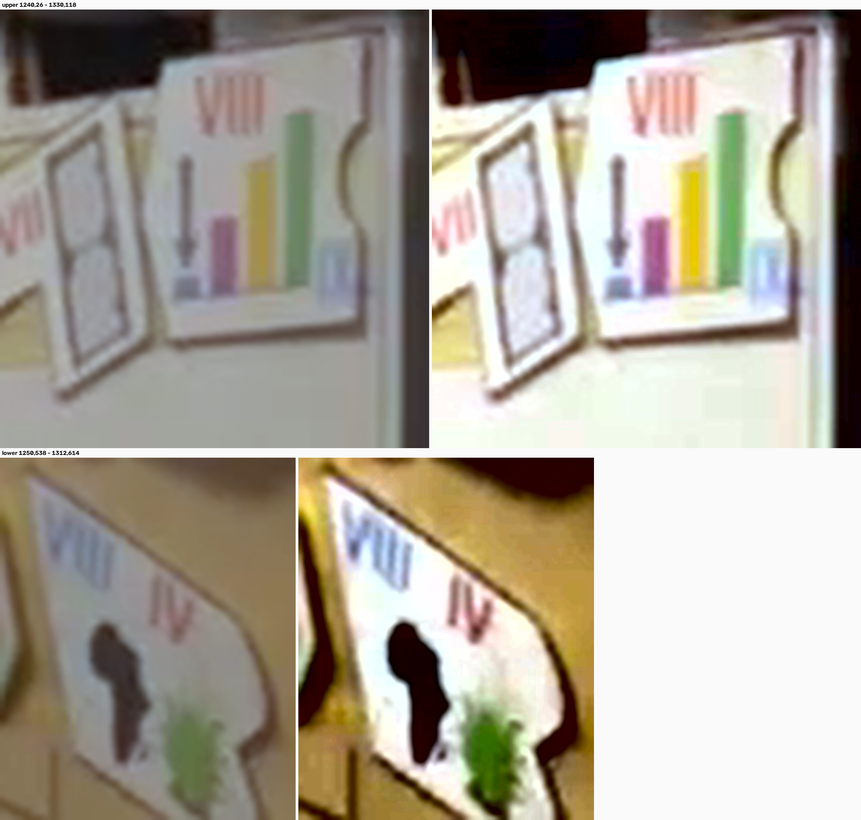
#> input picture tools/pieces/ANGLE2_CARDS.png, 861 x 820 px, shrunk from 2528 x 2408 before the run
$ python outlines.py ANGLE2_CARDS.png AXCHK2.png
#> lines starting #> are read from the running program, lines starting #| are printed output that depends on the picture; after the words box and inside, x2 and y2 are one past the last pixel; in counts of white or black regions, pixels touching at a corner belong together
#!/usr/bin/env python3
"""Trace the white piece outlines in a fused image and draw them, so the tab
shapes on each edge can be catalogued."""
import sys, cv2, numpy as np
im=cv2.imread(sys.argv[1]); out=sys.argv[2]
#> further down, im is the input picture: shape (820, 861, 3); mean B, G, R 151, 163.3, 169.9
lab=cv2.cvtColor(im,cv2.COLOR_BGR2LAB)
#> lab: shape (820, 861, 3); mean of channels 0, 1, 2 169.2, 128.9, 135.4
L=lab[:,:,0].astype(np.int16); B=lab[:,:,2].astype(np.int16)-128
#> after `L = lab[:, :, 0].astype(np.int16)`:
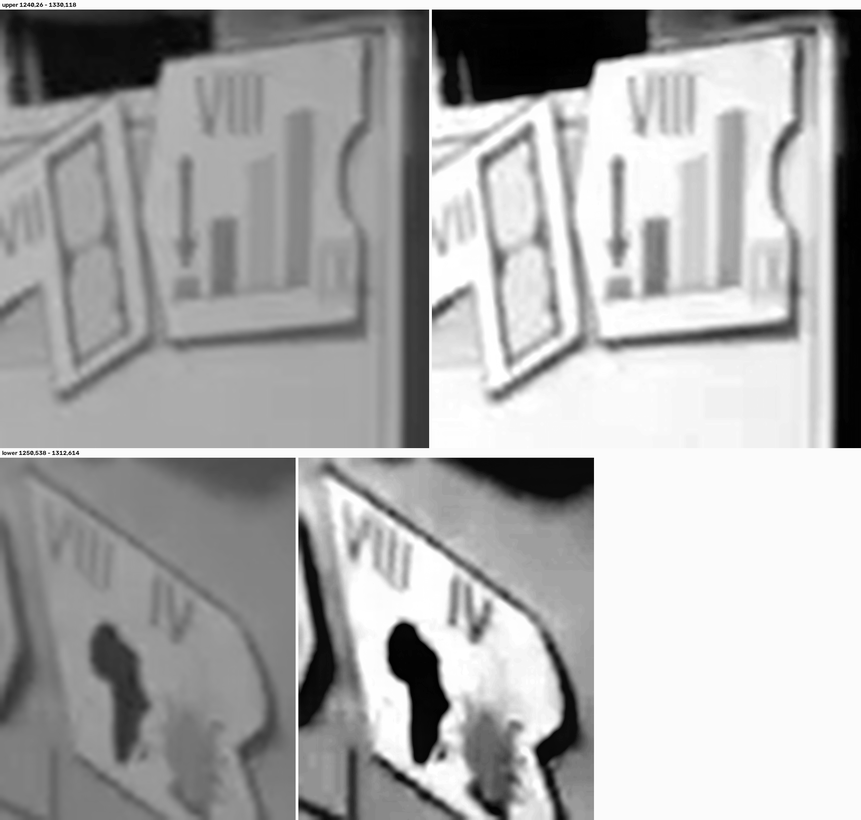
#> L: shape (820, 861) int16; min 0, max 255, mean 169.2
#> after `B = lab[:, :, 2].astype(np.int16) - 128`:
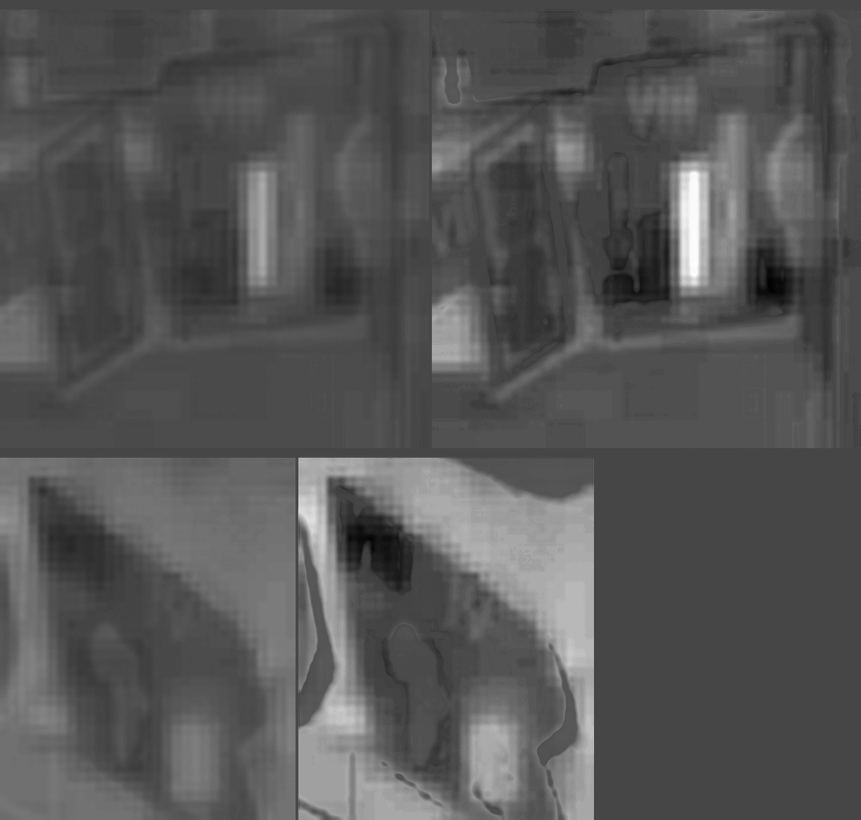
#> B: shape (820, 861) int16; min -32, max 84, mean 7.4; drawn with min black and max white
m=((B<14)&(L>128)).astype(np.uint8)
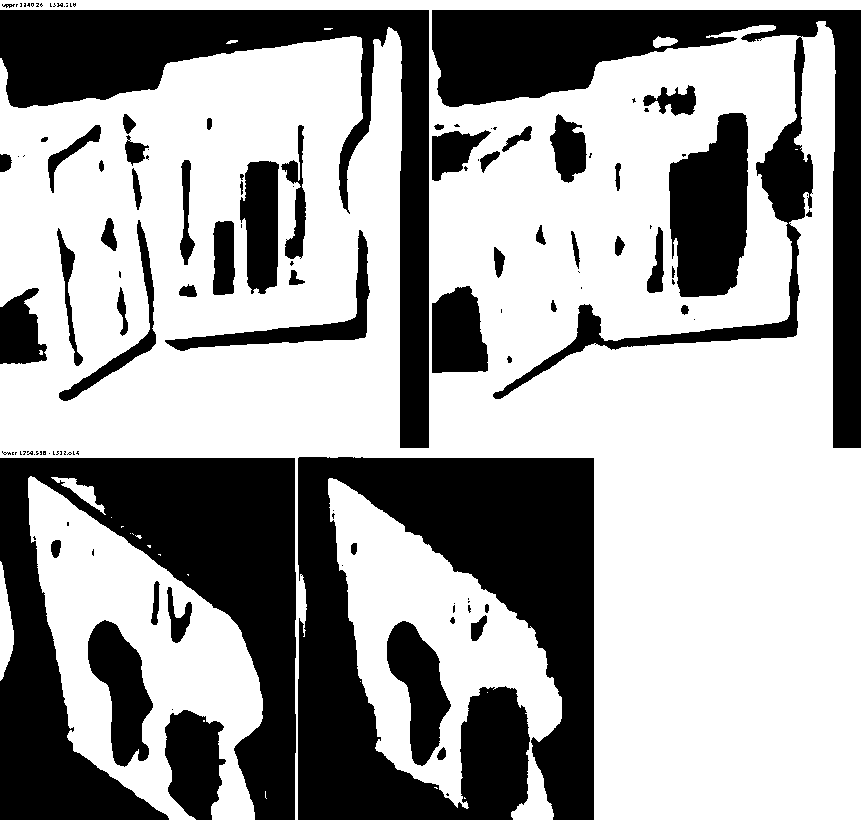
#> m: shape (820, 861); values 0 (black) and 1 (white), 62.5% white; 128 black regions (72 under 20 px), largest, box (x1, y1, x2, y2) and area: (298, 457, 594, 820) 69378, (0, 458, 296, 820) 57573, (432, 10, 861, 448) 42541
m=cv2.morphologyEx(m,cv2.MORPH_CLOSE,np.ones((7,7),np.uint8))
#> m: shape (820, 861); values 0 (black) and 1 (white), 63.6% white; 52 black regions, largest, box (x1, y1, x2, y2) and area: (298, 457, 594, 820) 69060, (0, 458, 296, 820) 57444, (0, 10, 429, 448) 37110
m=cv2.morphologyEx(m,cv2.MORPH_OPEN,np.ones((5,5),np.uint8))
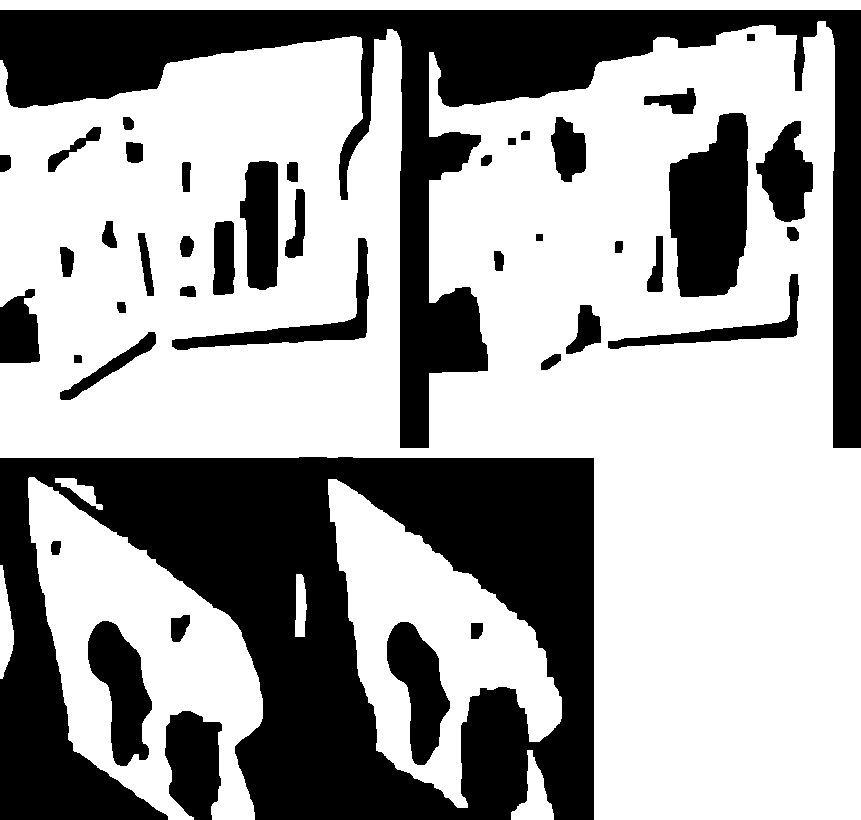
#> m: shape (820, 861); values 0 (black) and 1 (white), 63.3% white; 43 black regions, largest, box (x1, y1, x2, y2) and area: (0, 457, 594, 820) 127552, (0, 10, 861, 448) 76963, (669, 113, 748, 297) 11216
n,lb,st,ce=cv2.connectedComponentsWithStats(m,8)
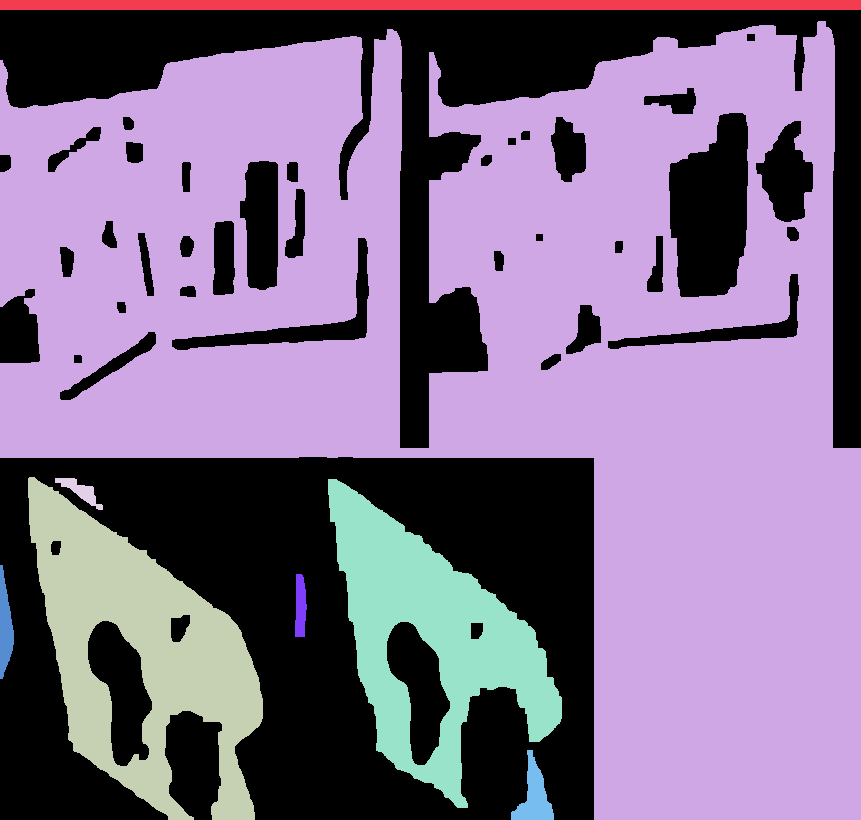
#> lb: shape (820, 861) int32; 9 distinct labels, from 0 to 8; one colour per label, 0 black
#> n = 9; st = [[0, 10, 861, 810, 258956], [0, 0, 861, 10, 8610], [0, 21, 861, 799, 366623], [28, 477, 235, 343, 37199], [55, 478, 48, 32, 534], [328, 479, 234, 329, 31082], [0, 565, 14, 114, 1015], [295, 574, 12, 63, 609], [511, 750, 43, 70, 1392]]; ce = [[376.7, 423.8], [430, 4.5], [498.4, 362.6], [141.1, 652], [80.1, 490.5], [431.1, 636.7], [4.69, 626.2], [300.1, 606.2], [533.8, 795.8]]
vis=im.copy()
for k in range(1,n):
    if st[k,4] < 0.01*m.size: continue
    cnts,_=cv2.findContours((lb==k).astype(np.uint8),cv2.RETR_EXTERNAL,cv2.CHAIN_APPROX_NONE)
    c=max(cnts,key=cv2.contourArea)
    eps=0.004*cv2.arcLength(c,True)
    ap=cv2.approxPolyDP(c,eps,True)
    cv2.drawContours(vis,[c],-1,(0,0,255),2)
    cv2.drawContours(vis,[ap],-1,(0,200,0),2)
    for p in ap.reshape(-1,2):
        cv2.circle(vis,tuple(p),5,(255,0,0),-1)
    print(f'blob {k}: area {st[k,4]}, contour pts {len(c)}, corners {len(ap)}')
#> this loop made 8 passes
#> eps on passes 2, 3, 5: 20.59, 5.17, 4.41
#> (printed output is left out)
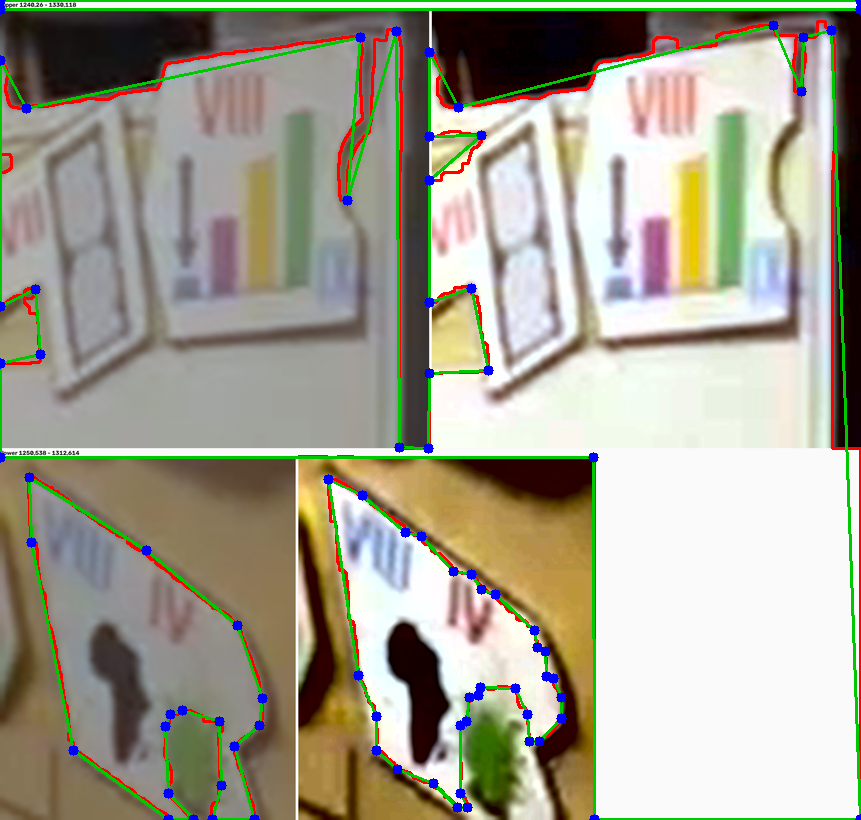
#> vis: shape (820, 861, 3); 5.48% of pixels changed, all inside (x1, y1, x2, y2) = (0, 0, 861, 820)
cv2.imwrite(out,vis); print('wrote',out)
#| wrote AXCHK2.png

$ run again, on tools/pieces/B6.png
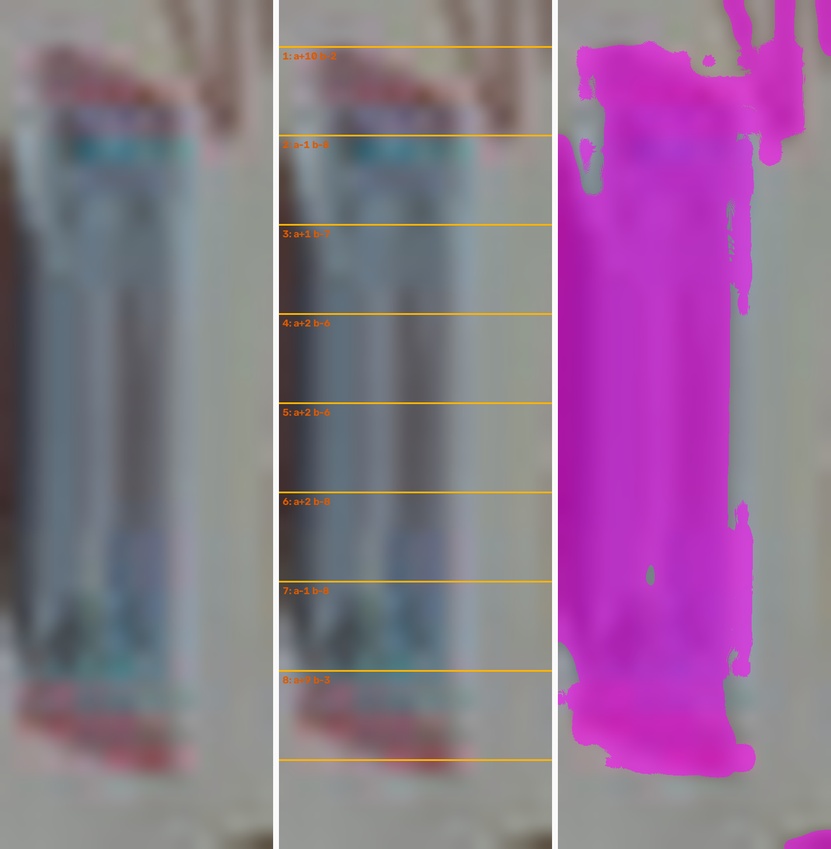
#> input picture tools/pieces/B6.png, 831 x 849 px, shrunk from 1424 x 1456 before the run
#> im is the input picture: shape (849, 831, 3); mean B, G, R 142.5, 114.5, 140.6
#> lab: shape (849, 831, 3); mean of channels 0, 1, 2 135.3, 141.7, 118.8
#> `n,lb,st,ce=cv2.connectedComponentsWithStats(m,8)`:
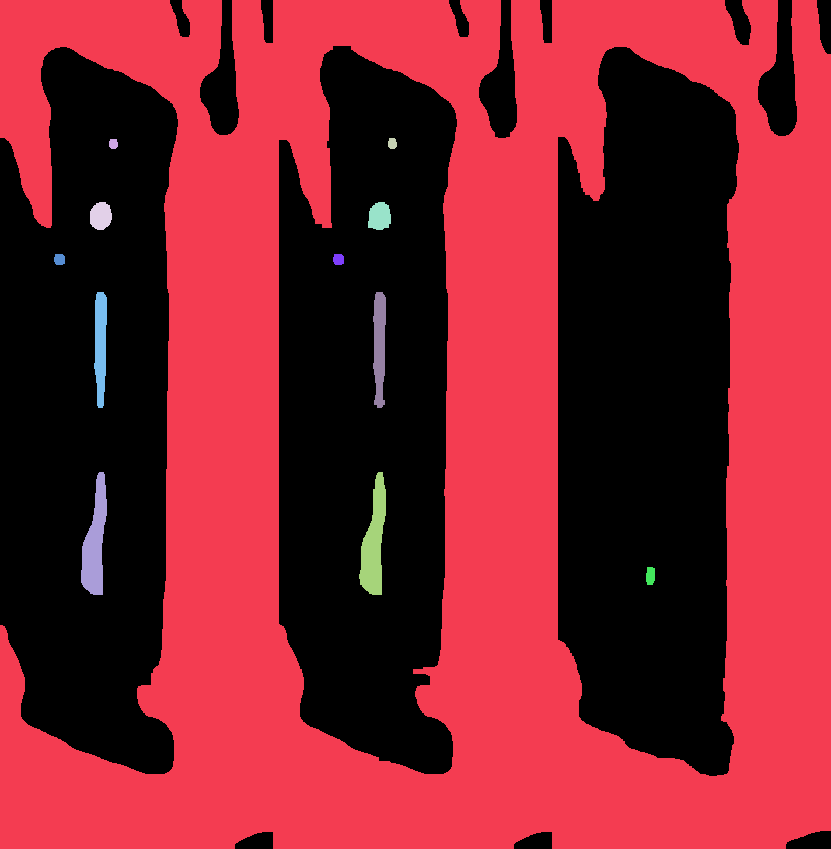
#> lb: shape (849, 831) int32; 13 distinct labels, from 0 to 12; one colour per label, 0 black
#> n = 13; st = 13 rows, first 6: [0, 0, 831, 849, 326056], [0, 0, 831, 849, 371665], [109, 139, 9, 10, 79], [388, 138, 9, 11, 85], [90, 202, 22, 28, 497], [368, 202, 23, 28, 526]; ce = 13 rows, first 8: [380.5, 403.1], [448.8, 442.3], [112.9, 143.4], [391.9, 143], [100.3, 215.6], [379.2, 216.1], [59.1, 259], [338.1, 259]
#> the loop `for k in range(1,n):` made 12 passes
#> eps on pass 1: 22.67
#> (printed output is left out)
#> after the loop `for k in range(1,n):`:
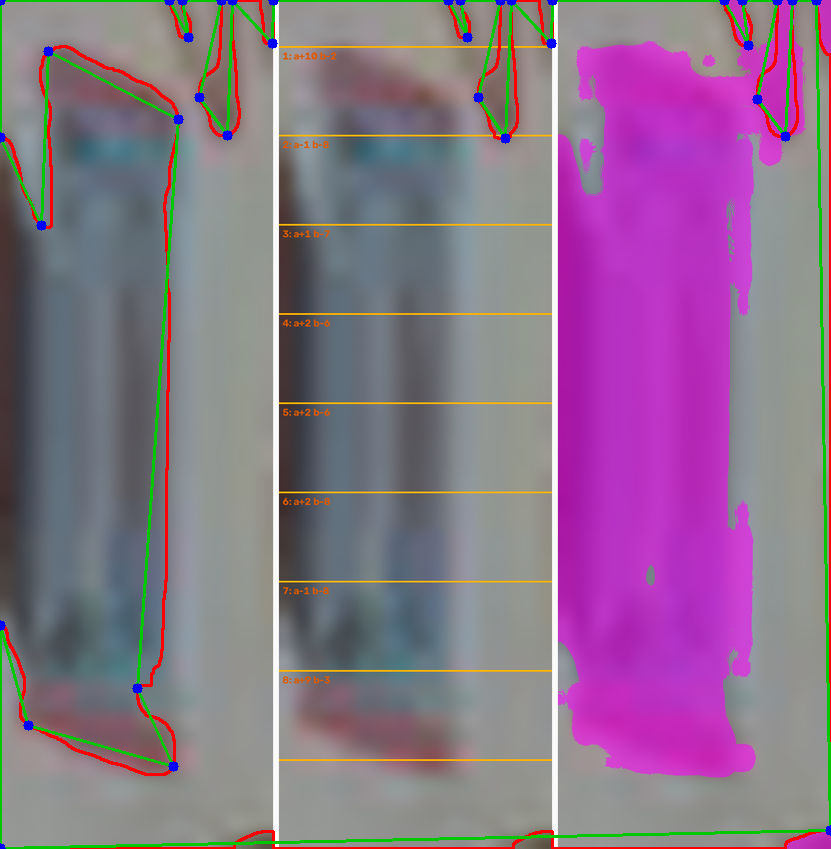
#> vis: shape (849, 831, 3); 3.72% of pixels changed, all inside (x1, y1, x2, y2) = (0, 0, 831, 849)
#| wrote B6.png

$ run again, on tools/pieces/C14.png
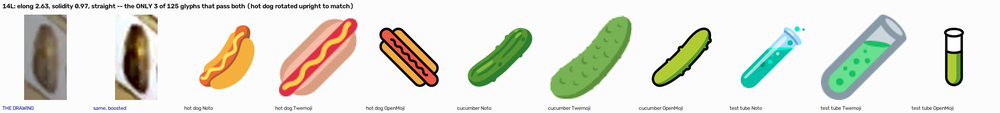
#> input picture tools/pieces/C14.png, 1000 x 113 px, shrunk from 2530 x 286 before the run
#> im is the input picture: shape (113, 1000, 3); mean B, G, R 214, 224.8, 224.2
#> lab: shape (113, 1000, 3); mean of channels 0, 1, 2 227.5, 126.8, 133.9
#> `m=cv2.morphologyEx(m,cv2.MORPH_OPEN,np.ones((5,5),np.uint8))`:
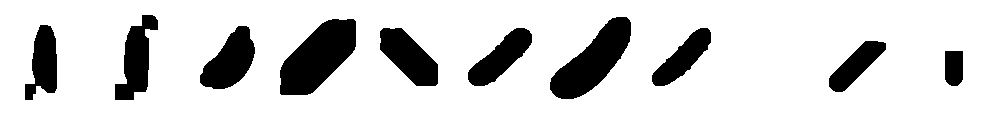
#> m: shape (113, 1000); values 0 (black) and 1 (white), 82.8% white; 10 black regions, largest, box (x1, y1, x2, y2) and area: (280, 19, 356, 95) 3609, (550, 17, 631, 99) 3210, (200, 26, 255, 89) 2065
#> n = 2; st = [[25, 15, 938, 85, 19484], [0, 0, 1000, 113, 93516]]; ce = [[423.3, 59.55], [515.4, 55.26]]
#> the loop `for k in range(1,n):` made 1 pass
#> (eps, ap) on pass 1: (8.89, [[0, 0], [0, 112], [999, 112], [999, 0]])
#> (printed output is left out)
#> after the loop `for k in range(1,n):`:
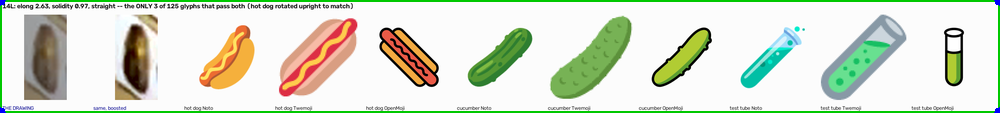
#> vis: shape (113, 1000, 3); 3.95% of pixels changed, all inside (x1, y1, x2, y2) = (0, 0, 1000, 113)
#| wrote C14.png

$ run again, on tools/pieces/C6_806b.png
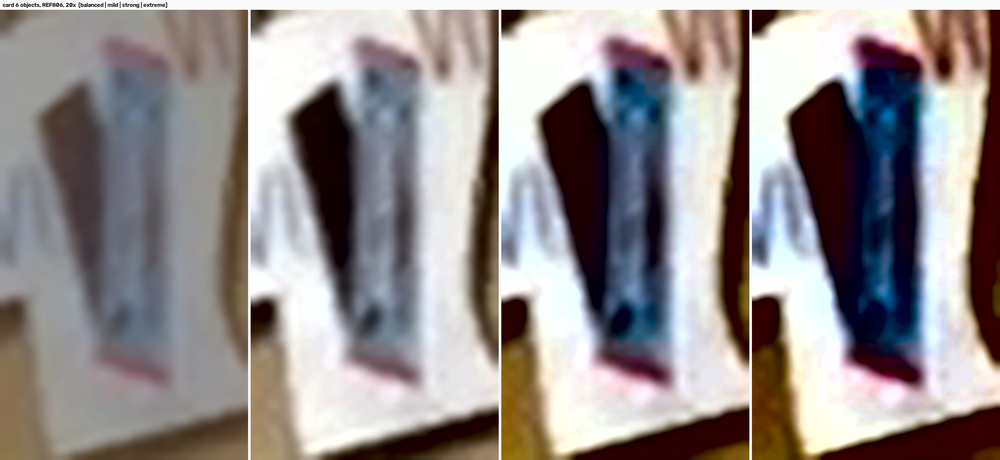
#> input picture tools/pieces/C6_806b.png, 1000 x 460 px, shrunk from 3064 x 1410 before the run
#> im is the input picture: shape (460, 1000, 3); mean B, G, R 140.7, 140.6, 147.2
#> lab: shape (460, 1000, 3); mean of channels 0, 1, 2 147.1, 131.6, 129
#> `n,lb,st,ce=cv2.connectedComponentsWithStats(m,8)`:
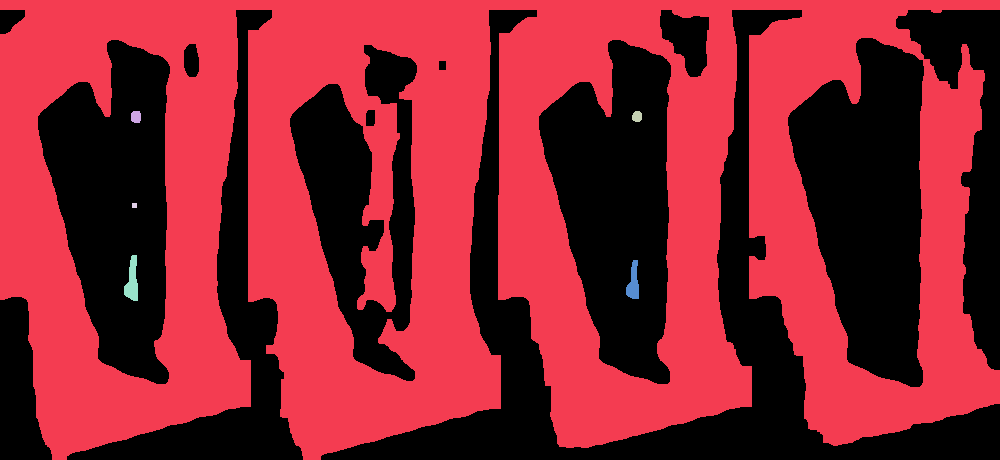
#> lb: shape (460, 1000) int32; 7 distinct labels, from 0 to 6; one colour per label, 0 black
#> n = 7; st = [[0, 10, 1000, 450, 199965], [0, 0, 1000, 460, 259071], [131, 111, 10, 12, 109], [632, 111, 10, 11, 93], [132, 203, 5, 5, 25], [124, 255, 14, 46, 411], [626, 260, 13, 39, 326]]; ce = [[538.9, 247.5], [469.6, 215.6], [135.6, 116.4], [636.7, 116.1], [134, 205], [131.8, 280.6], [633.1, 282.3]]
#> the loop `for k in range(1,n):` made 6 passes
#> eps on pass 1: 24.72
#> (printed output is left out)
#> after the loop `for k in range(1,n):`:
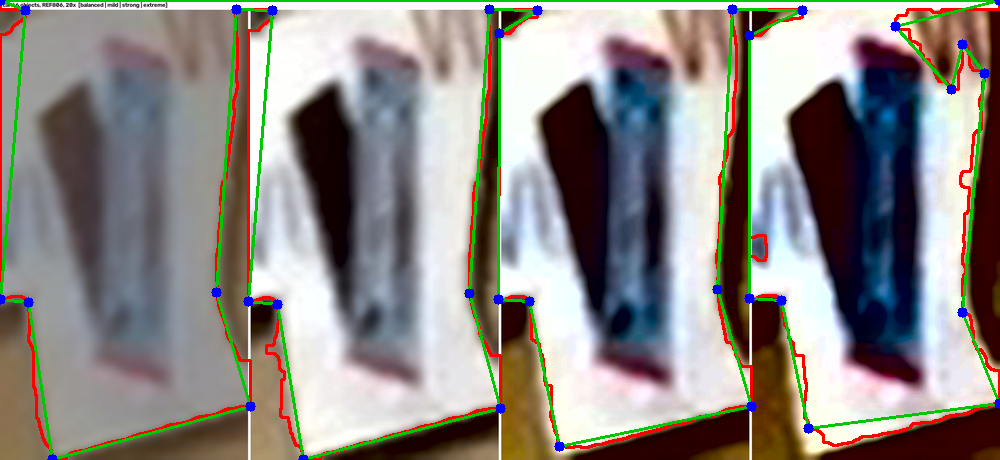
#> vis: shape (460, 1000, 3); 5.93% of pixels changed, all inside (x1, y1, x2, y2) = (0, 0, 1000, 460)
#| wrote C6_806b.png
